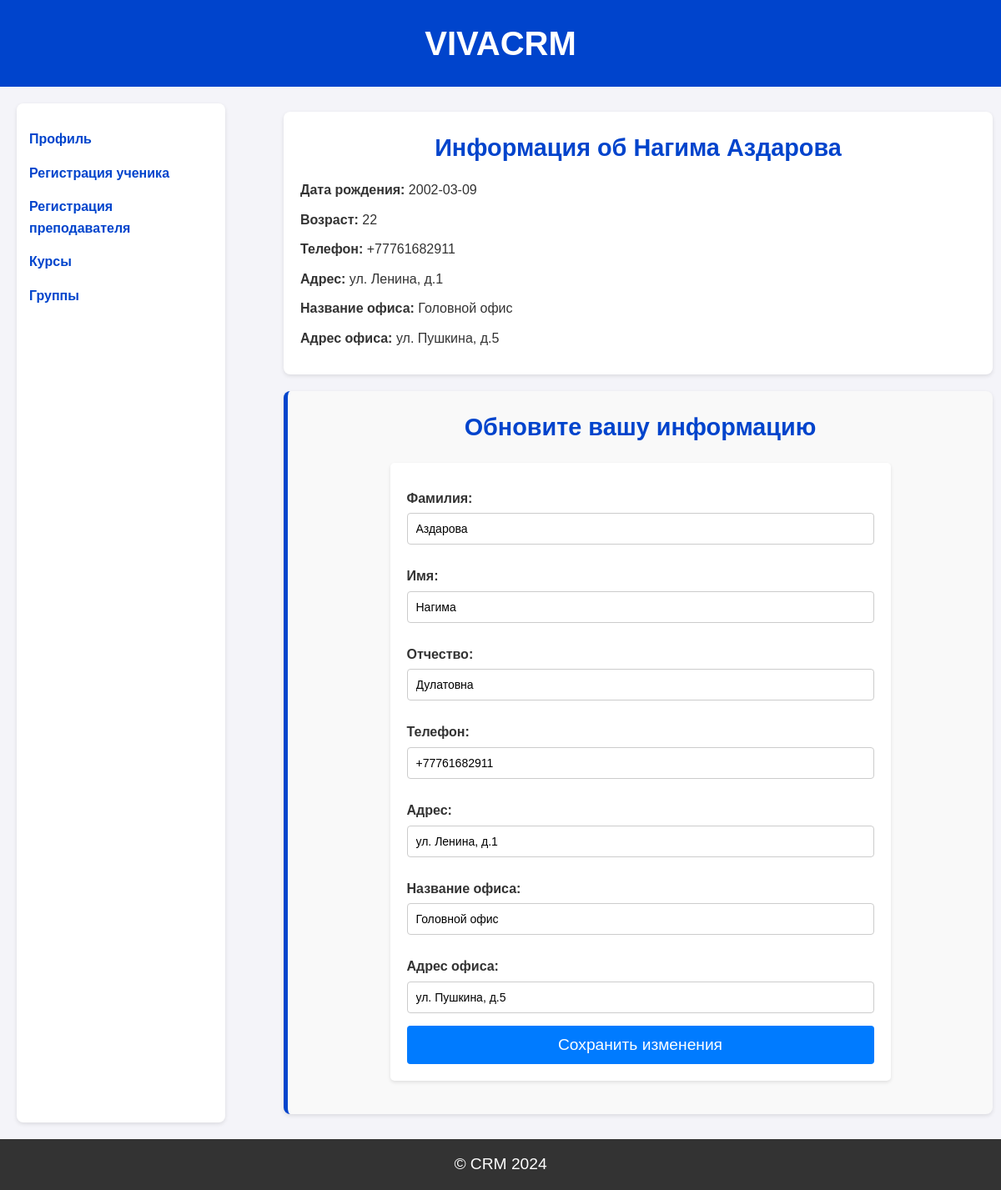
The app's page /administrator/1 (signed in) with its own data.
### models.py (models this page shows)
class Administrator(db.Model):
    id = db.Column(db.Integer, primary_key=True)
    admin_id = db.Column(db.Integer, db.ForeignKey('users.id'))
    surname = db.Column(db.String(50), nullable=False)
    first_name = db.Column(db.String(50), nullable=False)
    patronymic = db.Column(db.String(50), nullable=True)
    birth_date = db.Column(db.Date)
    phone = db.Column(db.String(15), nullable=True)
    address = db.Column(db.String(255), nullable=True)
    office_name = db.Column(db.String(255), nullable=False)
    office_address = db.Column(db.String(255), nullable=False)

### app.py (the view)
@app.route('/administrator/<int:id>', methods=['GET', 'POST'])
@login_required
@role_required('Администратор')
def administrator_dashboard(id):
    administrator = Administrator.query.filter_by(admin_id=id).first()
    if not administrator:
        flash('Администратор не найден!')
        return redirect(url_for('login'))
    age = calculate_age(administrator.birth_date)
    form = AdministratorForm(obj=administrator)
    if form.validate_on_submit():
        form.populate_obj(administrator)
        db.session.commit()
        flash('Данные успешно обновлены!')
        return redirect(url_for('administrator_dashboard', id=id))
    return render_template('administrator_dashboard.html', administrator=administrator, age=age, form=form)

### forms.py
class AdministratorForm(FlaskForm):
    surname = StringField('Фамилия', validators=[DataRequired()])
    first_name = StringField('Имя', validators=[DataRequired()])
    patronymic = StringField('Отчество')
    phone = StringField('Телефон', validators=[Optional()])
    address = StringField('Адрес', validators=[Optional()])
    office_name = StringField('Название офиса', validators=[Optional()])
    office_address = StringField('Адрес офиса', validators=[Optional()])
    submit = SubmitField('Сохранить')

### app.py (called while the page is built)
@login_manager.user_loader
def load_user(user_id):
    return Users.query.get(int(user_id))

def calculate_age(birth_date):
    today = datetime.today()
    return today.year - birth_date.year - ((today.month, today.day) < (birth_date.month, birth_date.day))

def role_required(role):
    def decorator(f):
        @wraps(f)
        def wrapped(*args, **kwargs):
            if not current_user.is_authenticated or current_user.role != role:
                flash('Недостаточно прав доступа')
                return redirect(url_for('login'))
            return f(*args, **kwargs)
        return wrapped
    return decorator

### templates/administrator_dashboard.html (shortened to what this page needs)
{% extends "base_administrator.html" %}
{% block content %}
<main>
    <section class="profile">
        <h2>Информация об {{ administrator.first_name }} {{ administrator.surname }}</h2>
        <ul>
            <li><strong>Дата рождения:</strong> {{ administrator.birth_date }}</li>
            <li><strong>Возраст:</strong> {{ age }}</li>
            <li><strong>Телефон:</strong> {{ administrator.phone or "Не указано" }}</li>
            <li><strong>Адрес:</strong> {{ administrator.address or "Не указано" }}</li>
            <li><strong>Название офиса:</strong> {{ administrator.office_name }}</li>
            <li><strong>Адрес офиса:</strong> {{ administrator.office_address }}</li>
        </ul>
    </section>
    <section class="update-form">
        <h2>Обновите вашу информацию</h2>
        <form method="POST">
            <label for="surname">Фамилия:</label>
            {{ form.surname(class="input") }}
            <label for="first_name">Имя:</label>
            {{ form.first_name(class="input") }}
            <label for="patronymic">Отчество:</label>
            {{ form.patronymic(class="input") }}
            <label for="phone">Телефон:</label>
            {{ form.phone(class="input") }}
            <label for="address">Адрес:</label>
            {{ form.address(class="input") }}
            <label for="office_name">Название офиса:</label>
            {{ form.office_name(class="input") }}
            <label for="office_address">Адрес офиса:</label>
            {{ form.office_address(class="input") }}
            <button type="submit" class="btn">Сохранить изменения</button>
        </form>
    </section>
</main>
{% endblock %}

### static/styles/base_administrator.css (style rules this page uses)
* { margin: 0; padding: 0; box-sizing: border-box; }
body { font-family: Arial, sans-serif; line-height: 1.6; background-color: #f4f4f4; color: #333; }
main { flex: 1; padding-left: 30px; }
.profile { background-color: #ffffff; border-radius: 8px; box-shadow: 0 2px 5px rgba(0, 0, 0, 0.1); padding: 20px; margin-bottom: 20px; }
.profile h2 { font-size: 1.8em; color: #0044cc; margin-bottom: 15px; }
.profile ul { list-style-type: none; }
.profile li { margin-bottom: 10px; }
.update-form { background-color: #ffffff; border-radius: 8px; box-shadow: 0 2px 5px rgba(0, 0, 0, 0.1); padding: 20px; }
.update-form h2 { font-size: 1.8em; color: #0044cc; margin-bottom: 20px; }
.update-form label { display: block; margin: 10px 0 5px; }
.input { width: 100%; padding: 10px; margin-bottom: 15px; border-radius: 5px; border: 1px solid #ddd; font-size: 1em; }
.btn { background-color: #0044cc; color: white; padding: 10px 20px; border: none; border-radius: 5px; cursor: pointer; font-size: 1.1em; transition: background-color 0.3s ease; }

### static/styles/administrator_dasboard.css (style rules this page uses)
.profile, .update-form { width: 100%; margin: 10px; }
.update-form { background-color: #f9f9f9; border-left: 5px solid #0044cc; padding: 20px; margin-top: 20px; }
.update-form .btn { padding: 12px 25px; font-size: 1.2em; }

### static/styles/register_student.css (style rules this page uses)
body { font-family: Arial, sans-serif; line-height: 1.6; margin: 0; padding: 0; background-color: #f4f4f9; color: #333; }
form { max-width: 600px; margin: 20px auto; padding: 20px; background: #ffffff; border-radius: 5px; box-shadow: 0 2px 4px rgba(0, 0, 0, 0.1); }
h2, h3 { text-align: center; margin-bottom: 20px; color: #444; }
label { display: block; margin: 10px 0 5px; font-weight: bold; }
.input { width: 100%; padding: 10px; margin-bottom: 15px; border: 1px solid #ccc; border-radius: 4px; font-size: 14px; box-sizing: border-box; }
.btn { display: block; width: 100%; padding: 10px; background-color: #007bff; color: white; border: none; border-radius: 4px; cursor: pointer; font-size: 16px; text-align: center; transition: background-color 0.3s ease; }

### static/styles/register_teacher.css (style rules this page uses)
body { font-family: Arial, sans-serif; line-height: 1.6; margin: 0; padding: 0; background-color: #f4f4f9; color: #333; }
form { max-width: 600px; margin: 20px auto; padding: 20px; background: #ffffff; border-radius: 5px; box-shadow: 0 2px 4px rgba(0, 0, 0, 0.1); }
h2, h3 { text-align: center; margin-bottom: 20px; color: #444; }
label { display: block; margin: 10px 0 5px; font-weight: bold; }
.input { width: 100%; padding: 10px; margin-bottom: 15px; border: 1px solid #ccc; border-radius: 4px; font-size: 14px; box-sizing: border-box; }
.btn { display: block; width: 100%; padding: 10px; background-color: #007bff; color: white; border: none; border-radius: 4px; cursor: pointer; font-size: 16px; text-align: center; transition: background-color 0.3s ease; }

### records on screen
Administrator: first_name "Нагима", surname "Аздарова", birth_date "2002-03-09", phone "+77761682911", address "ул. Ленина, д.1", office_name "Головной офис", office_address "ул. Пушкина, д.5", patronymic "Дулатовна"

### other values on screen
{{ age }} "22"
